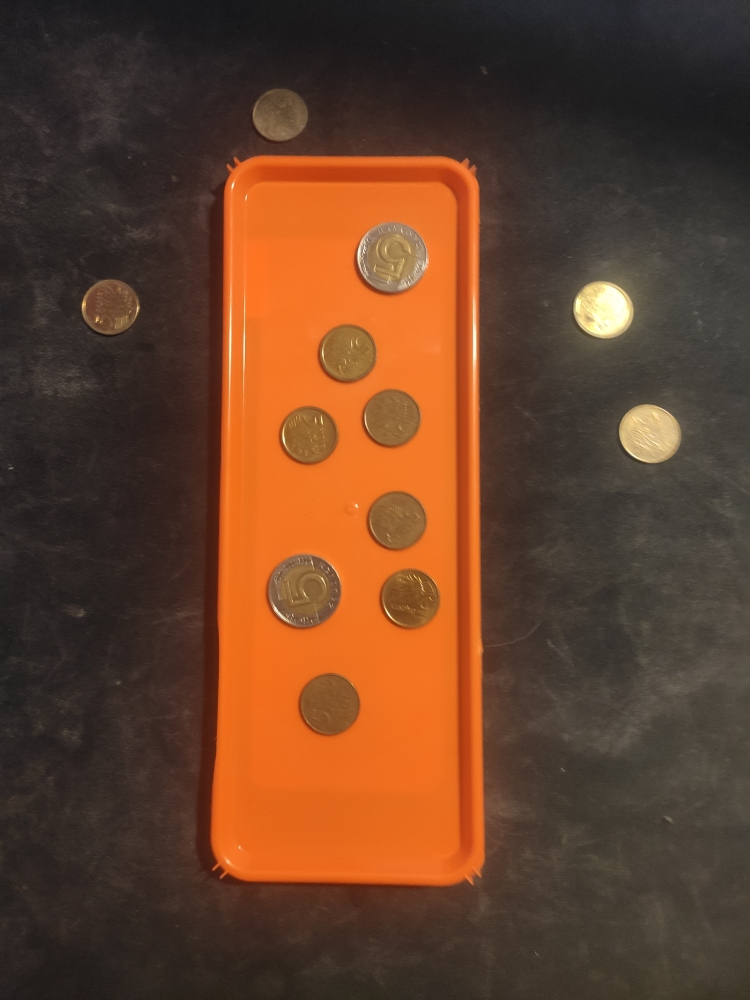
#> input picture assets/tray7.jpg, 750 x 1000 px
$ jupyter execute main.ipynb
#> lines starting #> are read from the running program, lines starting #| are printed output that depends on the picture; after the words box and inside, x2 and y2 are one past the last pixel; in counts of white or black regions, pixels touching at a corner belong together
[cell 1]
import cv2
import numpy as np
import matplotlib.pyplot as plt

[cell 2]
image_path = "./assets/tray7.jpg"

[cell 3]
img = cv2.imread(image_path)
#> img is the input picture: shape (1000, 750, 3); mean B, G, R 42.4, 64.8, 101.5
if img is None:
    raise FileNotFoundError(f"Nie można znaleźć pliku: {image_path}")

# Kopia obrazu dla rysowania i konwersja do RGB
img_rgb = cv2.cvtColor(img, cv2.COLOR_BGR2RGB)

# Konwersja do skali szarości i rozmycie w celu redukcji szumów
gray = cv2.cvtColor(img, cv2.COLOR_BGR2GRAY)
blurred = cv2.GaussianBlur(gray, (7, 7), 1.5)

[cell 4]
#WYZNACZANIE KONTURU TACKI
#Zastosowanie detekcji krawędzi Canny
edges = cv2.Canny(blurred, 50, 145)
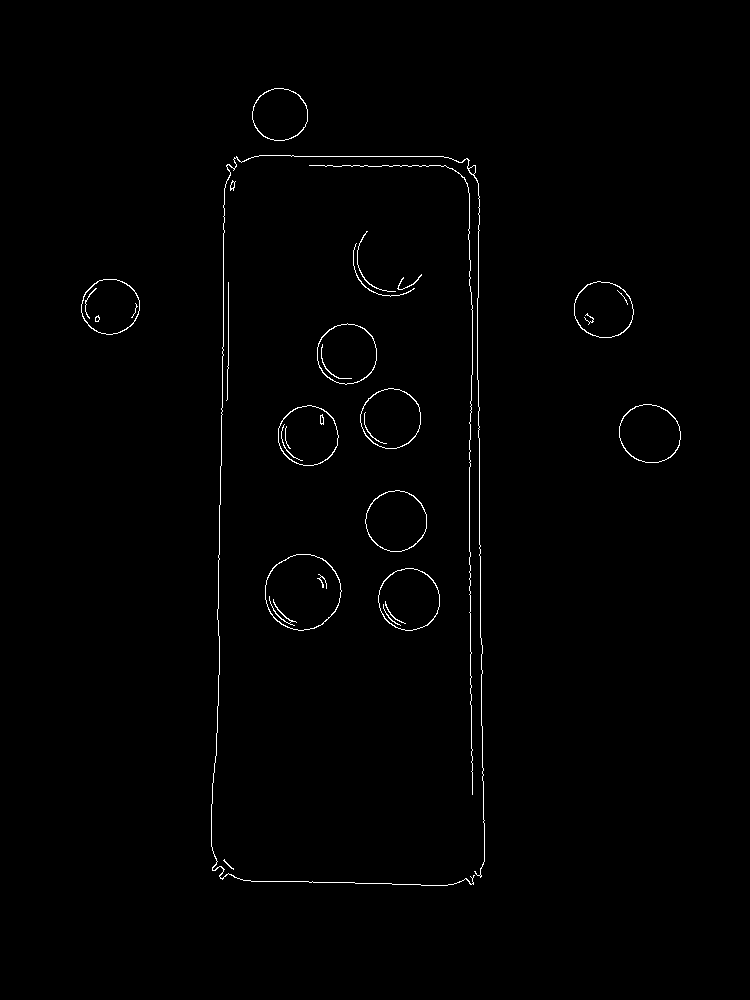
#> edges: shape (1000, 750); 0.8% white in thin lines or dots, all inside (x1, y1, x2, y2) = (81, 88, 681, 886)

# Operacje morfologiczne,
kernel = cv2.getStructuringElement(cv2.MORPH_RECT, (5, 5))
closed = cv2.morphologyEx(edges, cv2.MORPH_CLOSE, kernel, iterations=2)
#> closed: shape (1000, 750); 1.6% white; 13 white regions

# Znalezienie konturów
contours, _ = cv2.findContours(closed, cv2.RETR_EXTERNAL, cv2.CHAIN_APPROX_SIMPLE)
#> contours = 5 contours; box (x1, y1, x2, y2) and area: (211, 155, 485, 886) 188802, (619, 404, 681, 463) 2808, (574, 281, 634, 338) 2612, (81, 279, 140, 335) 2507, (252, 88, 308, 141) 2277

img_with_tray_contour = img_rgb.copy()

# Najwięszky kontur to tacka
if contours:
    tray_contour = max(contours, key=cv2.contourArea)
#> tray_contour = contour of 183 points, box (x1, y1, x2, y2) (211, 155, 485, 886), area 188802
    cv2.drawContours(img_with_tray_contour, [tray_contour], -1, (0, 255, 0), 3)
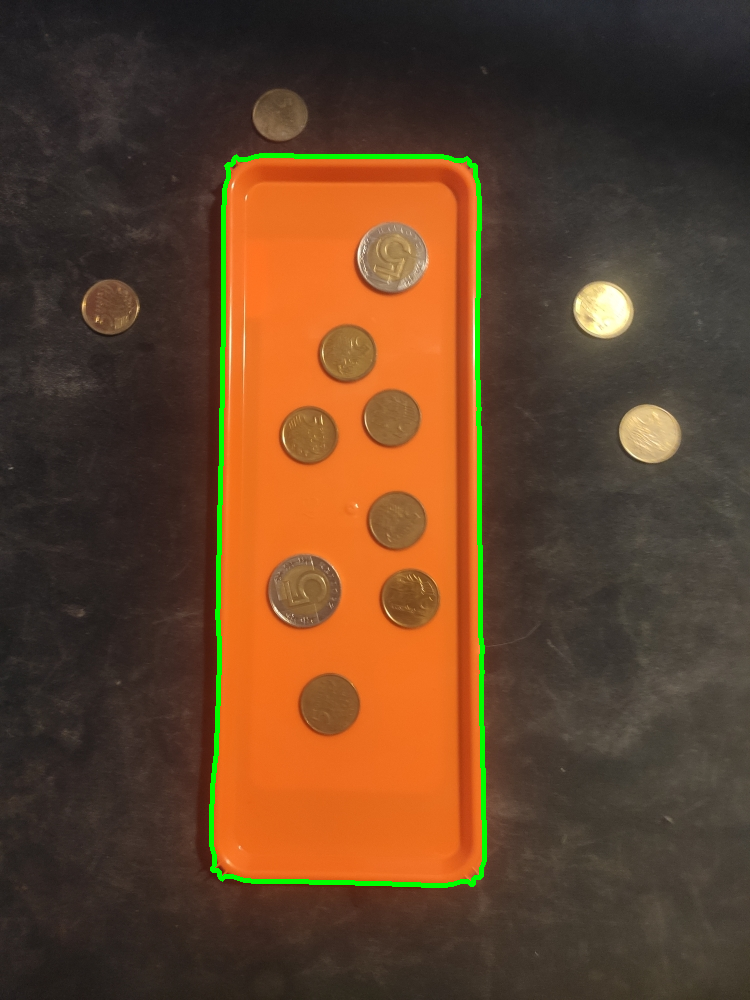
#> img_with_tray_contour: shape (1000, 750, 3); mean R, G, B 99.4, 67.2, 41.9
else:
    raise ValueError("Nie znaleziono konturu tacki")

plt.figure(figsize=(6, 6))
plt.imshow(img_with_tray_contour)
plt.title("Kontur tacki")
plt.axis("off")
plt.show()

[cell 5]
#Obaszar tacki
tray_area = cv2.contourArea(tray_contour)
#> tray_area = 188802
print(f"Obszar tacki: {tray_area:.0f} pikseli kwadratowych")
#| Obszar tacki: 188802 pikseli kwadratowych

[cell 6]
#HoughCircles
img_with_coin_countours = img_rgb.copy()

circles = cv2.HoughCircles(
    blurred,
    cv2.HOUGH_GRADIENT,
    dp=1.2,
    minDist=40,       # Minimalny dystans pomiędzy środkami monet
    param1=50,        # Czułość
    param2=50,        # Próg dla akceptacji
    minRadius=20,     # Minimalny promień monety
    maxRadius=80      # Maksymalny promień monety
)
#> circles = [[328.2, 705, 30.8], [301.8, 592.2, 37.76], [390.6, 418.2, 30.32], [347.4, 353.4, 29.6], [390.6, 258.6, 36.92], [109.8, 306.6, 27.68], [395.4, 521.4, 29.84], [408.6, 599.4, 31.16], [601.8, 309, 27.56], [651, 430.2, 32.24], [306.6, 436.2, 28.88], [277.8, 114.6, 25.28]]

if circles is not None:
    circles = np.uint16(np.around(circles))
#> circles = [[328, 705, 31], [302, 592, 38], [391, 418, 30], [347, 353, 30], [391, 259, 37], [110, 307, 28], [395, 521, 30], [409, 599, 31], [602, 309, 28], [651, 430, 32], [307, 436, 29], [278, 115, 25]]

    for i in circles[0, :]: #type: ignore
        center = (i[0], i[1]) # Współrzędne środka (x, y)
        radius = i[2]         # Promień okręgu

        # Argumenty: obraz, środek, promień, kolor, grubość linii
        cv2.circle(img_with_coin_countours, center, radius, (0, 255, 0), 3)

        #Środek monety
        cv2.circle(img_with_coin_countours, center, 2, (255, 0, 0), 3)
#> this loop made 12 passes
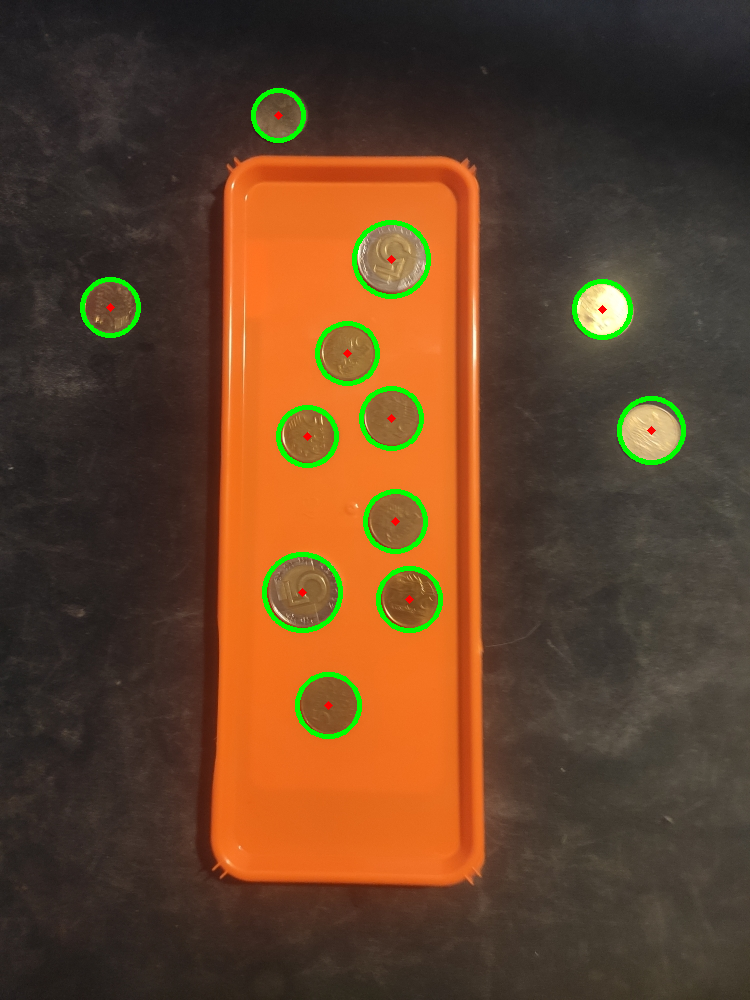
#> img_with_coin_countours: shape (1000, 750, 3); mean R, G, B 98.9, 67.1, 41.5

else:
    print("Nie wykryto żadnych monet przy obecnych parametrach!")

plt.figure(figsize=(6, 6))
plt.imshow(img_with_coin_countours)
plt.title("Wykryte monety")
plt.axis("off")
plt.show()

[cell 7]
large_on_tray = 0
small_on_tray = 0
large_off_tray = 0
small_off_tray = 0

# Konfiguracja nominałów (przykład: duża=5zł, mała=1zł) - do podmiany po analizie zdjęć!
VAL_LARGE = 5.0
VAL_SMALL = 0.05

THRESHOLD_RADIUS = 33

[cell 8]
img_for_counting = img_rgb.copy()
cv2.drawContours(img_for_counting, [tray_contour], -1, (0, 200, 0), 3)
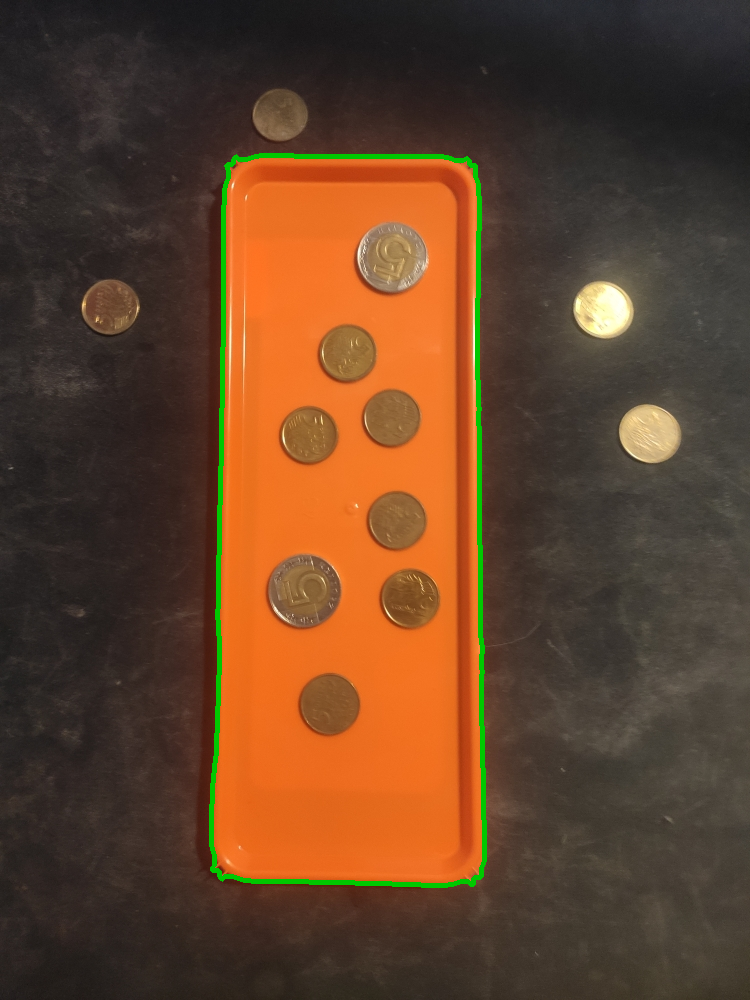
#> img_for_counting: shape (1000, 750, 3); mean R, G, B 99.4, 66.5, 41.9

if circles is not None:
    for i in circles[0, :]: #type: ignore
        center = (int(i[0]), int(i[1]))
        radius = int(i[2])

        is_inside = cv2.pointPolygonTest(tray_contour, center, measureDist=False) >= 0
        is_large = radius > THRESHOLD_RADIUS

        if is_inside:
            if is_large: large_on_tray += 1
            else: small_on_tray += 1
        else:
            if is_large: large_off_tray += 1
            else: small_off_tray += 1

        color = (0, 200, 0) if is_inside else (220, 50, 50)
        label = ("5 PLN" if is_large else "5 gr") + (" [IN]" if is_inside else " [OUT]")
        cv2.circle(img_for_counting, center, radius, color, 2)
        cv2.circle(img_for_counting, center, 4, color, -1)
        cv2.putText(img_for_counting, label, (center[0] - radius, center[1] - radius - 6),
                    cv2.FONT_HERSHEY_SIMPLEX, 0.45, color, 1, cv2.LINE_AA)
#> this loop made 12 passes
#> (center, radius, is_inside, is_large, large_on_tray, color, label) on passes 2, 5: ((302, 592), 38, True, True, 1, (0, 200, 0), '5 PLN [IN]'), ((391, 259), 37, True, True, 2, (0, 200, 0), '5 PLN [IN]')
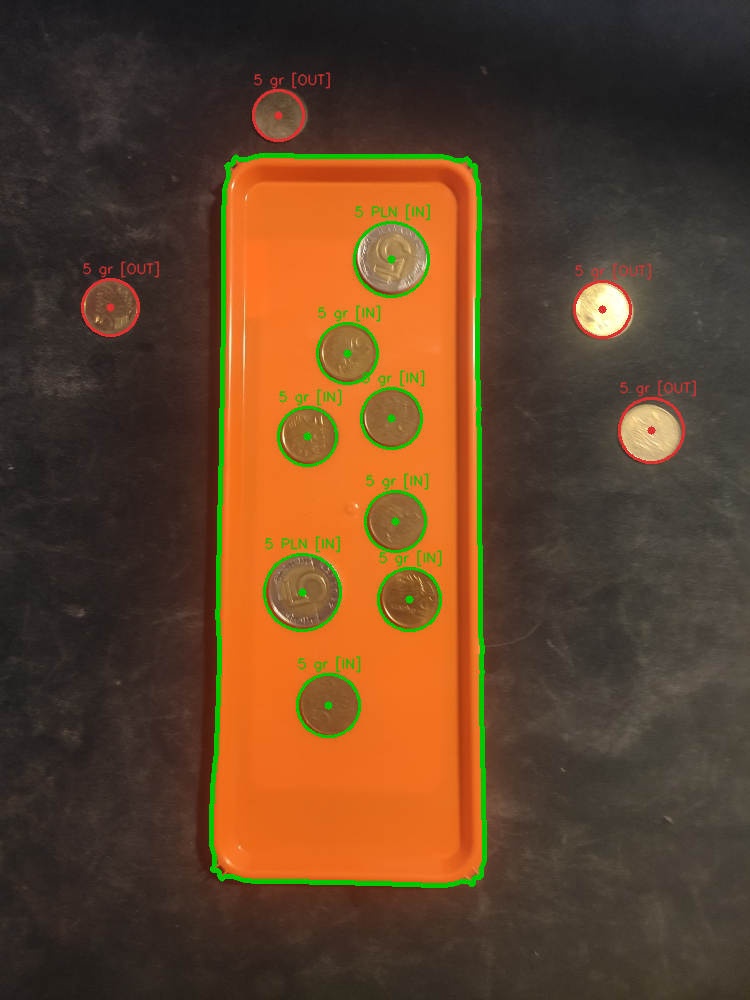
#> img_for_counting: shape (1000, 750, 3); 1.78% of pixels changed, all inside (x1, y1, x2, y2) = (81, 72, 697, 738)
#> after the loop, large_off_tray = 0; large_on_tray = 2; small_off_tray = 4; small_on_tray = 6

    money_on_tray = (large_on_tray * VAL_LARGE) + (small_on_tray * VAL_SMALL)
#> money_on_tray = 10.3
    money_off_tray = (large_off_tray * VAL_LARGE) + (small_off_tray * VAL_SMALL)
#> money_off_tray = 0.2

    print("-" * 30)
    print("PODSUMOWANIE MONET:")
    print(f"Na tacce   -> Duże: {large_on_tray}, Małe: {small_on_tray}")
#| Na tacce   -> Duże: 2, Małe: 6
    print(f"Poza tacką -> Duże: {large_off_tray}, Małe: {small_off_tray}")
#| Poza tacką -> Duże: 0, Małe: 4
    print("-" * 30)
    print("PODSUMOWANIE KWOT:")
    print(f"Kwota na tacce   : {money_on_tray} PLN")
#| Kwota na tacce   : 10.3 PLN
    print(f"Kwota poza tacką : {money_off_tray} PLN")
#| Kwota poza tacką : 0.2 PLN
    print("-" * 30)

    plt.figure(figsize=(7, 9))
    plt.imshow(img_for_counting)
    plt.title("Detected coins (green = on tray, red = off tray)")
    plt.axis("off")
    plt.tight_layout()
    plt.savefig("assets/detected_example.png", dpi=150, bbox_inches="tight")
    plt.show()

else:
    print("Zmienna circles jest pusta. Uruchom najpierw komórkę z HoughCircles.")

$ run again, with assets/tray1.jpg copied over assets/tray7.jpg
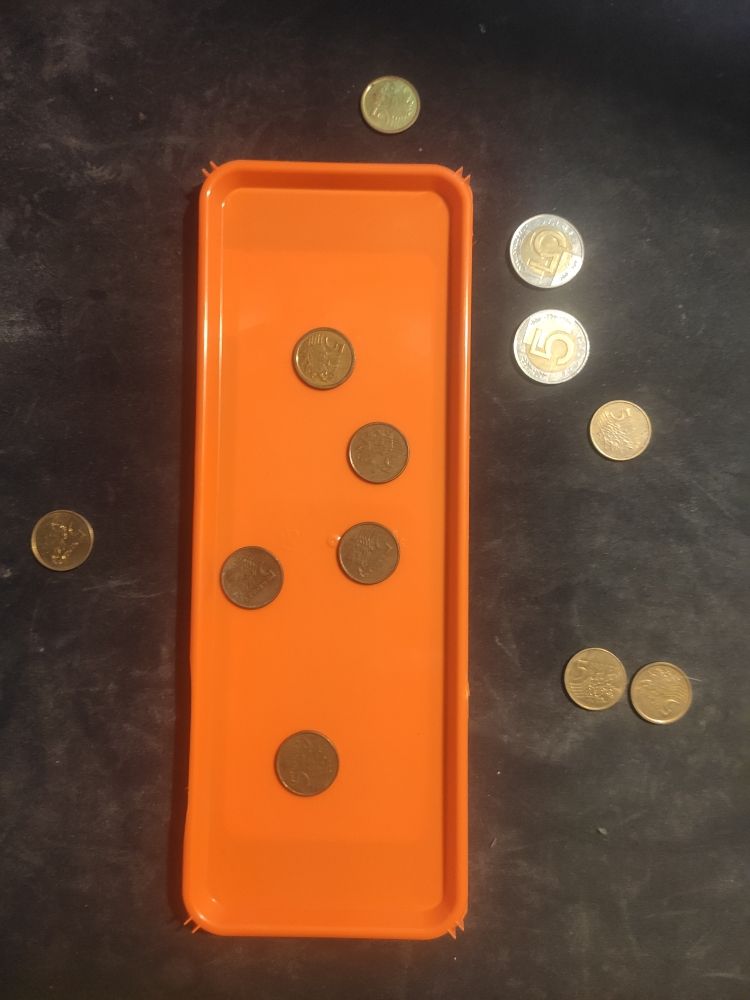
#> input picture assets/tray1.jpg, 750 x 1000 px
#> img is the input picture: shape (1000, 750, 3); mean B, G, R 46.1, 73.5, 117.8
#> `edges = cv2.Canny(blurred, 50, 145)`:
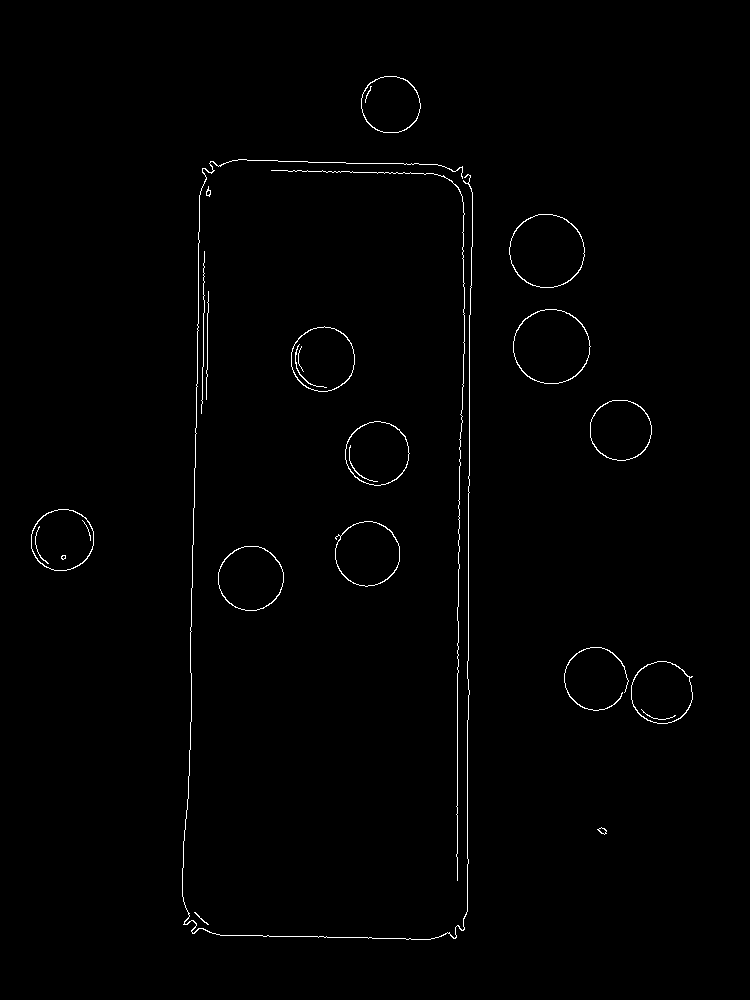
#> edges: shape (1000, 750); 0.85% white in thin lines or dots, all inside (x1, y1, x2, y2) = (31, 76, 693, 940)
#> closed: shape (1000, 750); 1.8% white; 13 white regions
#> contours = 8 contours; box (x1, y1, x2, y2) and area: (182, 159, 473, 940) 213276, (564, 647, 693, 724) 6210, (513, 309, 591, 384) 4480, (509, 214, 585, 288) 4334, (31, 509, 94, 571) 3035, (590, 400, 652, 461) 2938, (361, 76, 421, 133) 2648, (597, 827, 607, 835) 36
#> tray_contour = contour of 180 points, box (x1, y1, x2, y2) (182, 159, 473, 940), area 213276
#> img_with_tray_contour: shape (1000, 750, 3); mean R, G, B 115.4, 75.9, 45.6
#> tray_area = 213276
#| Obszar tacki: 213276 pikseli kwadratowych
#> `circles = cv2.HoughCircles( blurred, cv2.HOUGH_GRADIENT, dp=1.2, minDi..`: circles = [[322.2, 359.4, 31.64], [546.6, 250.2, 36.44], [660.6, 691.8, 30.68], [366.6, 553.8, 31.52], [619.8, 429, 30.2], [306.6, 763.8, 34.04], [250.2, 579, 32], [595.8, 678.6, 30.68], [551.4, 345, 38.84], [389.4, 103.8, 27.92], [376.2, 454.2, 30.8], [60.6, 537, 33.08]]
#> `circles = np.uint16(np.around(circles))`: circles = [[322, 359, 32], [547, 250, 36], [661, 692, 31], [367, 554, 32], [620, 429, 30], [307, 764, 34], [250, 579, 32], [596, 679, 31], [551, 345, 39], [389, 104, 28], [376, 454, 31], [61, 537, 33]]
#> the loop `for i in circles[0, :]:` made 12 passes
#> the loop `for i in circles[0, :]:` made 12 passes
#> (center, radius, is_inside, is_large, large_off_tray, color, label) on passes 2, 9: ((547, 250), 36, False, True, 1, (220, 50, 50), '5 PLN [OUT]'), ((551, 345), 39, False, True, 2, (220, 50, 50), '5 PLN [OUT]')
#> after the loop `for i in circles[0, :]:`:
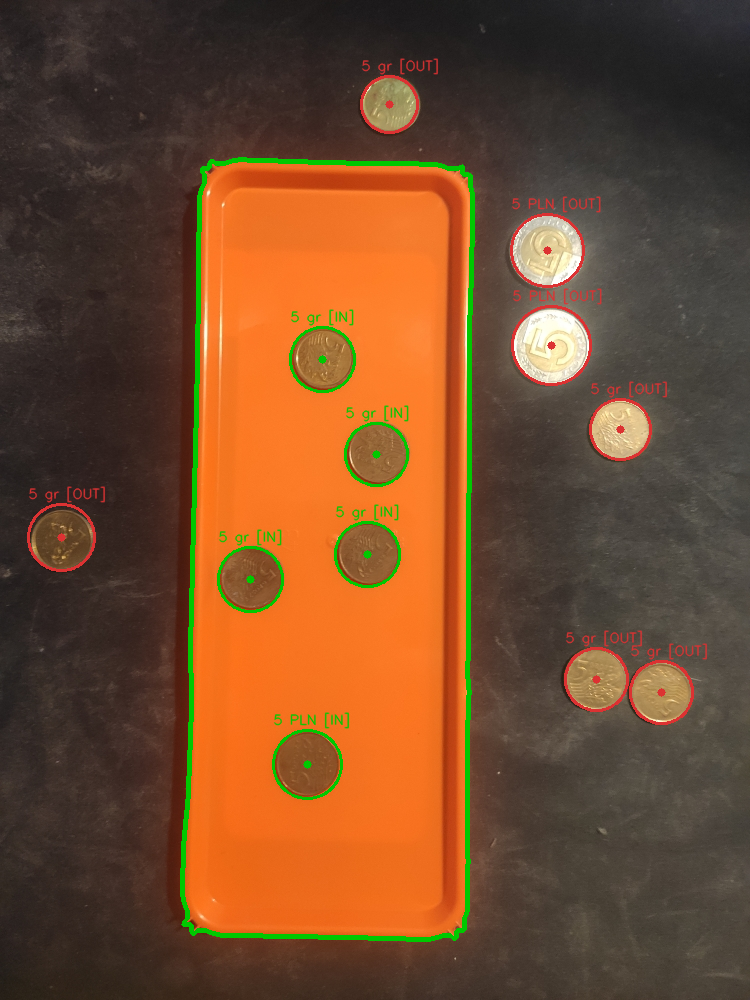
#> img_for_counting: shape (1000, 750, 3); mean R, G, B 115.1, 75.2, 45
#> after the loop `for i in circles[0, :]:`: large_off_tray = 2; large_on_tray = 1; small_off_tray = 5; small_on_tray = 4
#> money_on_tray = 5.2
#> money_off_tray = 10.25
#| Na tacce   -> Duże: 1, Małe: 4
#| Poza tacką -> Duże: 2, Małe: 5
#| Kwota na tacce   : 5.2 PLN
#| Kwota poza tacką : 10.25 PLN
